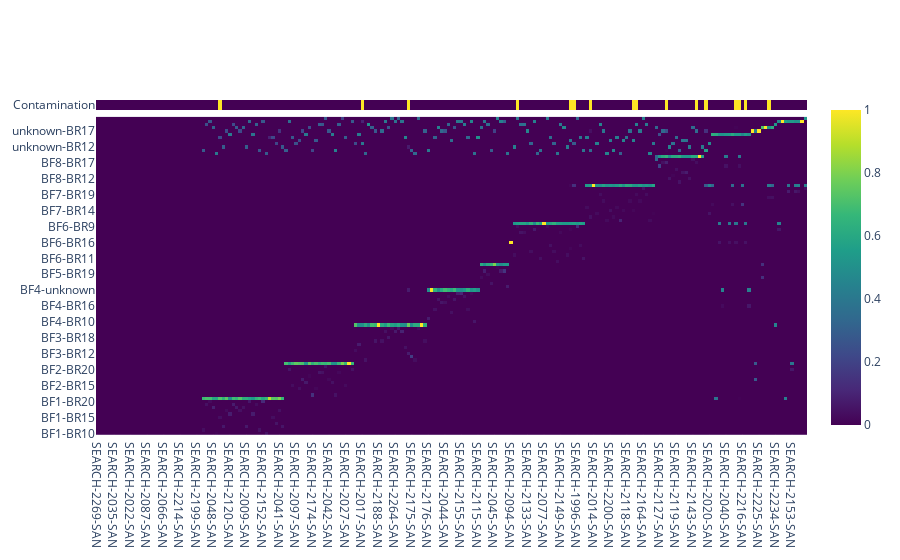

Notebook code for this chart:
### Code cell
import plotly.graph_objects as go
from plotly.subplots import make_subplots

# list of all sample IDs
x = hmap2.index.values
# list of all paired reads and an extra flag column for contamination
y = hmap2.columns.tolist()

counts = hmap2.values
# normalize counts per sample (to address visualization issue) - IGNORE IF USING LOG
summed_counts = counts.sum(axis=1)[:, np.newaxis]
# normalize counts [OPTIONAL]
counts = counts / np.where(summed_counts > 0, summed_counts, 1)

fig = make_subplots(2,1, shared_xaxes=True)

fig.add_trace(
 go.Heatmap(z = counts.T, x = x, y = y, coloraxis = "coloraxis"), 2,1)

fig.add_trace(
 go.Heatmap(z = contaminants_flag[:, np.newaxis].T, x=x, y=['Contamination'], coloraxis = "coloraxis"),1,1)
fig.update_layout(coloraxis = {'colorscale':'viridis'}, height=800,
    yaxis=dict(
        domain=[0.97, 1]
    ),
    yaxis2=dict(
        domain=[0, 0.95]
    )
)

fig.show()

### Figure 1 — Plotly figure (JSON) as saved in the notebook; plotly's stock layout.template omitted (floating-point values rounded to 4 significant figures; data arrays with more than 128 entries replaced by an {"elided": "..."} marker saying what was removed)
{"data": [{"coloraxis": "coloraxis", "type": "heatmap", "x": {"elided": "215 str values"}, "xaxis": "x2", "y": ["BF1-BR10", "BF1-BR11", "BF1-BR12", "BF1-BR13", "BF1-BR14", "BF1-BR15", "BF1-BR16", "BF1-BR17", "BF1-BR18", "BF1-BR19", "BF1-BR20", "BF1-unknown", "BF2-BR11", "BF2-BR13", "BF2-BR14", "BF2-BR15", "BF2-BR16", "BF2-BR17", "BF2-BR18", "BF2-BR19", "BF2-BR20", "BF2-BR9", "BF2-unknown", "BF3-BR10", "BF3-BR11", "BF3-BR12", "BF3-BR13", "BF3-BR15", "BF3-BR16", "BF3-BR17", "BF3-BR18", "BF3-BR19", "BF3-BR20", "BF3-BR9", "BF3-unknown", "BF4-BR10", "BF4-BR11", "BF4-BR12", "BF4-BR14", "BF4-BR15", "BF4-BR16", "BF4-BR17", "BF4-BR18", "BF4-BR19", "BF4-BR20", "BF4-unknown", "BF5-BR10", "BF5-BR11", "BF5-BR17", "BF5-BR18", "BF5-BR19", "BF5-BR20", "BF5-BR9", "BF5-unknown", "BF6-BR10", "BF6-BR11", "BF6-BR12", "BF6-BR13", "BF6-BR14", "BF6-BR15", "BF6-BR16", "BF6-BR17", "BF6-BR18", "BF6-BR19", "BF6-BR20", "BF6-BR9", "BF6-unknown", "BF7-BR10", "BF7-BR11", "BF7-BR13", "BF7-BR14", "BF7-BR15", "BF7-BR16", "BF7-BR17", "BF7-BR18", "BF7-BR19", "BF7-BR20", "BF7-BR9", "BF7-unknown", "BF8-BR11", "BF8-BR12", "BF8-BR13", "BF8-BR14", "BF8-BR15", "BF8-BR16", "BF8-BR17", "BF8-BR18", "BF8-unknown", "unknown-BR10", "unknown-BR11", "unknown-BR12", "unknown-BR13", "unknown-BR14", "unknown-BR15", "unknown-BR16", "unknown-BR17", "unknown-BR18", "unknown-BR19", "unknown-BR20", "unknown-BR9"], "yaxis": "y2", "z": {"elided": "100x215 float values"}}, {"coloraxis": "coloraxis", "type": "heatmap", "x": {"elided": "215 str values"}, "xaxis": "x", "y": ["Contamination"], "yaxis": "y", "z": {"elided": "1x215 int values"}}], "layout": {"autosize": true, "coloraxis": {"colorscale": [[0, "#440154"], [0.1111, "#482878"], [0.2222, "#3e4989"], [0.3333, "#31688e"], [0.4444, "#26828e"], [0.5556, "#1f9e89"], [0.6667, "#35b779"], [0.7778, "#6ece58"], [0.8889, "#b5de2b"], [1, "#fde725"]]}, "xaxis": {"anchor": "y", "autorange": true, "domain": [0, 1], "matches": "x2", "range": [-0.5, 214.5], "showticklabels": false, "type": "category"}, "xaxis2": {"anchor": "y2", "autorange": true, "domain": [0, 1], "range": [-0.5, 214.5], "type": "category"}, "yaxis": {"anchor": "x", "autorange": true, "domain": [0.97, 1], "range": [-0.5, 0.5], "type": "category"}, "yaxis2": {"anchor": "x2", "autorange": true, "domain": [0, 0.95], "range": [-0.5, 99.5], "type": "category"}}}
